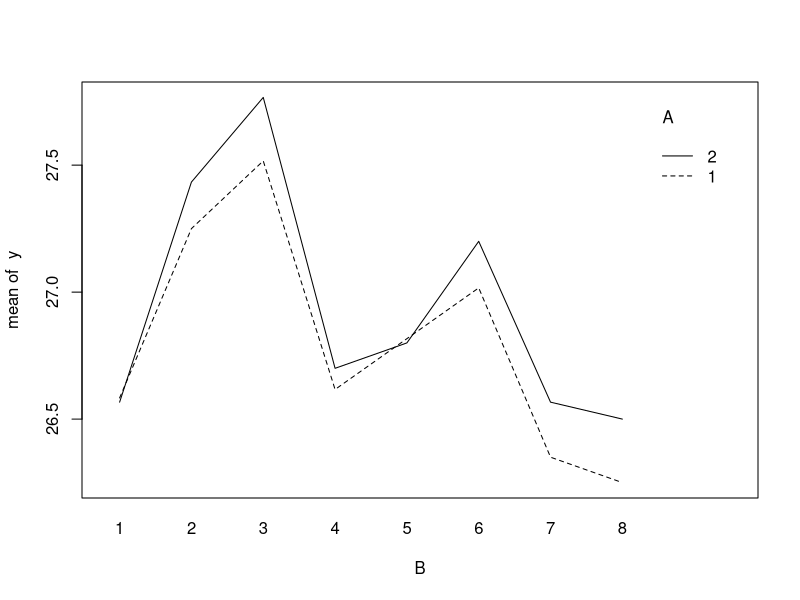
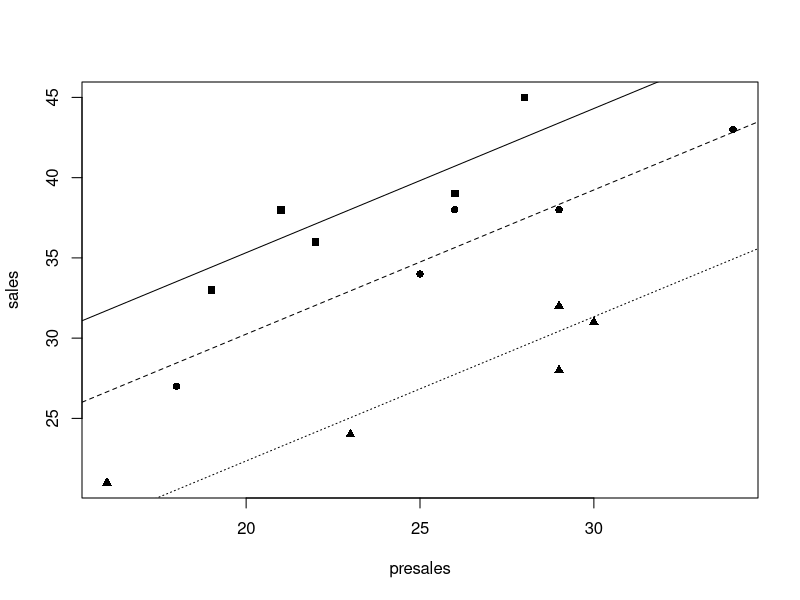

The R script that drew these images, in order:
## ---- chunk 1
mixed.test = function(A,B,y)
{
  av = anova(lm(y~A*B))
  F.a = av$`Mean Sq`[1]/av$`Mean Sq`[3]
  p.value = pf(F.a,df1=av$Df[1],df2=av$Df[3],lower.tail = FALSE)
  table1 = matrix(c(av$`Sum Sq`[1],av$`Sum Sq`[2],av$`Sum Sq`[3],av$`Sum Sq`[4],
                    av$Df[1],av$Df[2],av$Df[3],av$Df[4],
                    av$`Mean Sq`[1],av$`Mean Sq`[2],av$`Mean Sq`[3],av$`Mean Sq`[4]),nrow = 4)
  dimnames(table1) = list(c("Fixed Effect A","Random Effect B","Interaction AB","Error"),
                          c("SS","df","MS"))
  print(table1)
  
  table2 = matrix(c(F.a,p.value),nrow = 1)
  dimnames(table2) = list(c(""),c("F-test for fixed effect","p-value"))
  print(table2)
  
  a=nlevels(A)
  b=nlevels(B)
  n=length(y) / a / b
  
  var.hat = av$`Mean Sq`[4]
  var.interaction.hat = (av$`Mean Sq`[3]-av$`Mean Sq`[4])/n
  var.block = (av$`Mean Sq`[2]-av$`Mean Sq`[3])/n/a
  
  table3 = matrix(c(var.hat,var.interaction.hat,var.block),nrow=1)
  dimnames(table3) = list(c(""),c("error.var","interaction.var","block.var"))
  print(table3)
}

nested.test = function(A,B,y)
{
  av=anova(lm(y~A/B))
  ss.A = av$`Sum Sq`[1]
  ss.B = av$`Sum Sq`[2]
  ss.error = av$`Sum Sq`[3]
  df.A = av$Df[1]
  df.B = av$Df[2]
  df.error = av$Df[3]
  ms.A = ss.A / df.A
  ms.B = ss.B / df.B
  ms.error = ss.error / df.error
  F.a = ms.A / ms.B
  p.value = pf(F.a,df1=df.A,df2=df.B,lower.tail = FALSE)
  table1 = matrix(c(ss.A,ss.B,ss.error,
                    df.A,df.B,df.error,
                    ms.A,ms.B,ms.error),nrow = 3)
  dimnames(table1) = list(c("Fixed Effect A","Random Effect B(A)","Error"),
                          c("SS","df","MS"))
  print(table1)
  
  table2 = matrix(c(F.a,p.value),nrow = 1)
  dimnames(table2) = list(c(""),c("F-test for fixed effect","p-value"))
  print(table2)
  
  a=nlevels(A)
  b=nlevels(B)
  n=length(y) / a / b
  
  var.hat = ms.error
  var.B.hat = (ms.B - ms.error) / n
  
  table3 = matrix(c(var.hat,var.B.hat),nrow=1)
  dimnames(table3) = list(c(""),c("error.var","B.var"))
  print(table3)
}
## ---- chunk 2
library("readxl")
#library("lme4")
library("lmerTest")

data = read_excel("exam2data.xlsx")
A = as.factor(na.omit(data$caliper)) # fixed effect
B = as.factor(na.omit(data$ball.bearing)) # random effect
y = na.omit(data$diameter) # response
head(data.frame(caliper=A,ball.bearing=B,diameter=y))

# fixed effect tau1 + tau2 + tau3 = 0 (for calipers)
contrasts(A)=contr.sum

random.mod = lmer(y ~ (1|B) + A)

# the anova command is used to compute the test for fixed effects.
anova(random.mod)
## ---- chunk 3
print(VarCorr(random.mod),comp="Variance")
## ---- chunk 4
# since the fixed effect estimates must sum to 0, the estimate at level a=3 is
# the negative of the sum of the fixed effect estimates at levels 1 through a-1=2.
est = coef(summary(random.mod))[1:3,1]
est.tau.hat = c(est,0-sum(est[2:3]))
names(est.tau.hat) = c("mu","tau1","tau2","tau3")
round(est.tau.hat,digits=3)
## ---- chunk 5
A = as.factor(na.omit(data$device)) # fixed effect
B = as.factor(na.omit(data$ball)) # random effect
y = na.omit(data$measurement) # response
contrasts(A)=contr.sum
head(data.frame(caliper=A,ball=B,measurement=y))

interaction.plot(B,A,y)
mixed.mod = lmer(y ~ A + (1|B) + (1|A:B))
anova(mixed.mod)
## ---- chunk 6
mixed.test(A,B,y)
## ---- chunk 7
mixed.test(A,B,y)
## ---- chunk 8
A = as.factor(na.omit(data$machine))
B = as.factor(na.omit(data$operator))
y = na.omit(data$cases)

nested.test(A,B,y)
## ---- chunk 9
prom = as.factor(na.omit(data$promotion)) # factor A
presales = na.omit(data$presales)         # predictor x
sales = na.omit(data$sales)               # response

ancova.mod = lm(sales ~ presales + prom)
est = coef(ancova.mod)
b1 = est[2]
b0 = c(est[1],est[1]+est[3],est[1]+est[4])

reg.funcs = matrix(c(b0,rep(b1,3)),nrow = 3)
dimnames(reg.funcs)=list(c("prom 1","prom 2","prom 3"),c("intercept","slope")) 
reg.funcs

# scatterplot
plot(presales[prom==1], sales[prom==1], xlab='presales',
     ylab='sales', pch=15,
     xlim=c(min(presales),max(presales)),
     ylim=c(min(sales),max(sales)))
points(presales[prom==2], sales[prom==2], pch=16)
points(presales[prom==3], sales[prom==3], pch=17)

abline(b0[1],b1,lty=1)
abline(b0[2],b1,lty=2)
abline(b0[3],b1,lty=3)
## ---- chunk 10
anova(ancova.mod)
## ---- chunk 11
library("lsmeans")
library("car")

xbar.prom = aggregate(presales, by=list(prom), FUN=mean)
ybar.prom = aggregate(sales, by=list(prom), FUN=mean)[2]
means.table = cbind(xbar.prom,ybar.prom)
colnames(means.table) = c("prom","presales.mean","sales.mean")
means.table

# overall mean
mean(presales)

# compute least squares means for adjusted means. 
lsmeans(ancova.mod,pairwise ~ prom,adjust="none")$lsmeans
## ---- chunk 12
mixed.test = function(A,B,y)
{
  av=anova(lm(y~A*B))
  F.a = av$`Mean Sq`[1]/av$`Mean Sq`[3]
  p.value = pf(F.a,df1=av$Df[1],df2=av$Df[3],lower.tail = FALSE)
  table1 = matrix(c(av$`Sum Sq`[1],av$`Sum Sq`[2],av$`Sum Sq`[3],av$`Sum Sq`[4],
                    av$Df[1],av$Df[2],av$Df[3],av$Df[4],
                    av$`Mean Sq`[1],av$`Mean Sq`[2],av$`Mean Sq`[3],av$`Mean Sq`[4]),nrow = 4)
  dimnames(table1) = list(c("Fixed Effect A","Random Effect B","Interaction AB","Error"),
                          c("SS","df","MS"))
  print(table1)
  
  table2 = matrix(c(F.a,p.value),nrow = 1)
  dimnames(table2) = list(c(""),c("F-test for fixed effect","p-value"))
  print(table2)
  
  a=nlevels(A)
  b=nlevels(B)
  n=length(y) / a / b
  
  var.hat = av$`Mean Sq`[4]
  var.interaction.hat = (av$`Mean Sq`[3]-av$`Mean Sq`[4])/n
  var.block = (av$`Mean Sq`[2]-av$`Mean Sq`[3])/n/a
  
  table3 = matrix(c(var.hat,var.interaction.hat,var.block),nrow=1)
  dimnames(table3) = list(c(""),c("error.var","interaction.var","block.var"))
  print(table3)
}

nested.test = function(A,B,y)
{
  av=anova(lm(y~A/B))
  ss.A = av$`Sum Sq`[1]
  ss.B = av$`Sum Sq`[2]
  ss.error = av$`Sum Sq`[3]
  df.A = av$Df[1]
  df.B = av$Df[2]
  df.error = av$Df[3]
  ms.A = ss.A / df.A
  ms.B = ss.B / df.B
  ms.error = ss.error / df.error
  F.a = ms.A / ms.B
  p.value = pf(F.a,df1=df.A,df2=df.B,lower.tail = FALSE)
  table1 = matrix(c(ss.A,ss.B,ss.error,
                    df.A,df.B,df.error,
                    ms.A,ms.B,ms.error),nrow = 3)
  dimnames(table1) = list(c("Fixed Effect A","Random Effect B(A)","Error"),
                          c("SS","df","MS"))
  print(table1)
  
  table2 = matrix(c(F.a,p.value),nrow = 1)
  dimnames(table2) = list(c(""),c("F-test for fixed effect","p-value"))
  print(table2)
  
  a=nlevels(A)
  b=nlevels(B)
  n=length(y) / a / b
  
  var.hat = ms.error
  var.B.hat = (ms.B - ms.error) / n
  
  table3 = matrix(c(var.hat,var.B.hat),nrow=1)
  dimnames(table3) = list(c(""),c("error.var","B.var"))
  print(table3)
}
